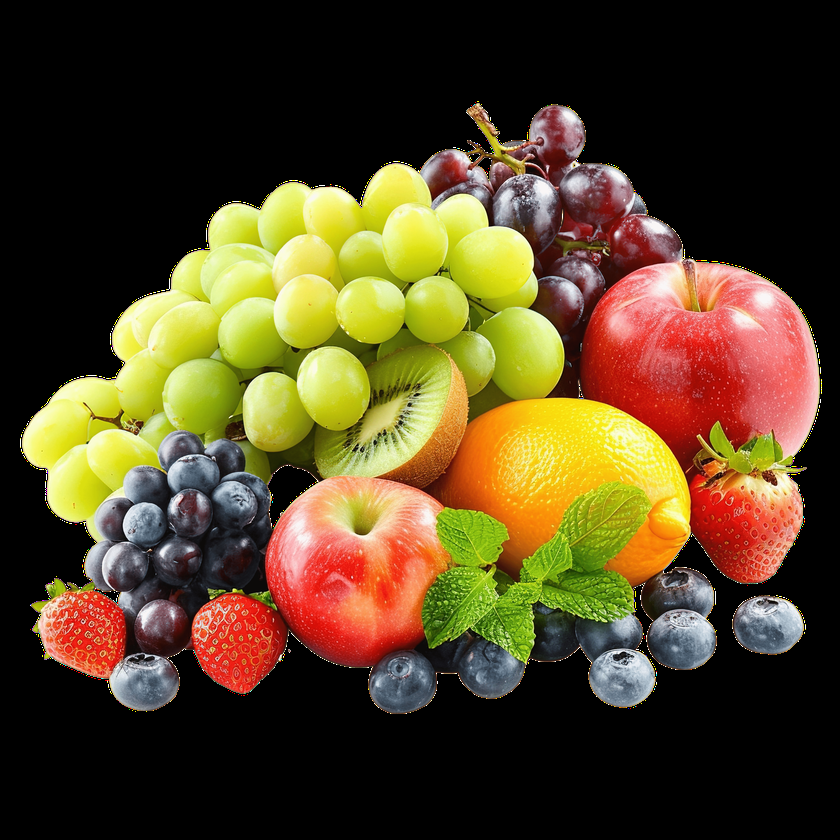
#> input picture OpenCV/fruits.png, 840 x 840 px, shrunk from 4096 x 4096 before the run, found by its file name
$ jupyter execute 'Lec 6- Flipping image.ipynb'
#> lines starting #> are read from the running program, lines starting #| are printed output that depends on the picture
## Flipping an image

[cell 1]
import cv2
img=cv2.imread('/Users/priyanshugupta/Desktop/OpenCV/fruits.png')
#> img is the input picture: shape (840, 840, 3); mean B, G, R 35.6, 67.8, 84.4
img.shape
#> Out = (840, 840, 3)

[cell 2]
## flip codes: 0 ,1 and -1

## 0 -> vertical flipping
## 1 -> horizontal flipping
## -1-> combination of horizontal and vertical flipping
img_flip=cv2.flip(img,0)
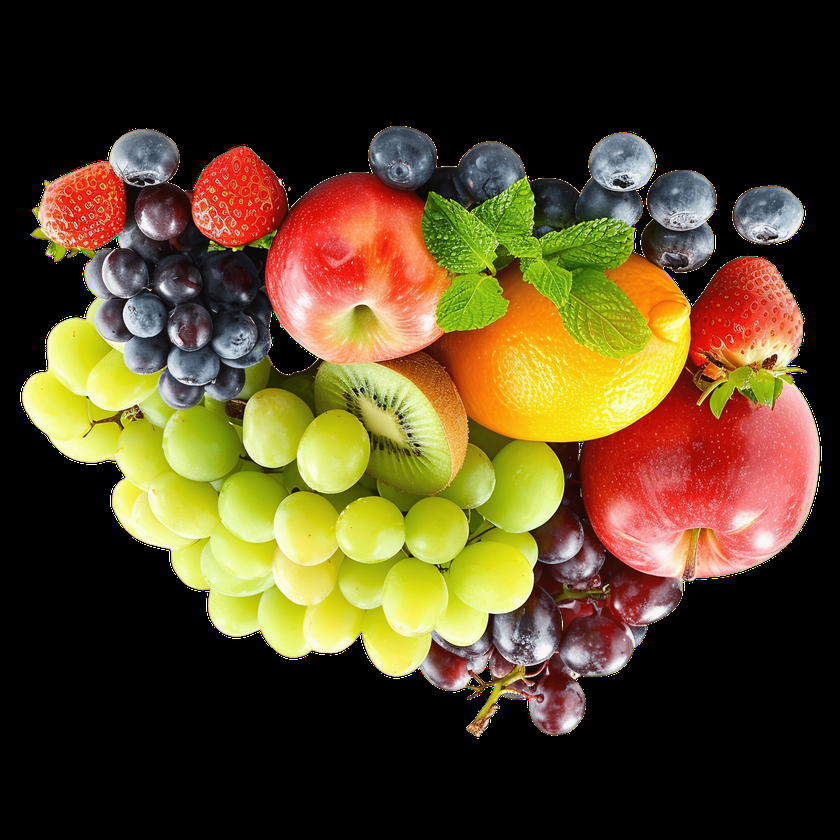
#> img_flip: shape (840, 840, 3); mean B, G, R 35.6, 67.8, 84.4
cv2.imshow('window',img_flip)
cv2.waitKey(19)

[cell 3]
img_flip=cv2.flip(img,1)
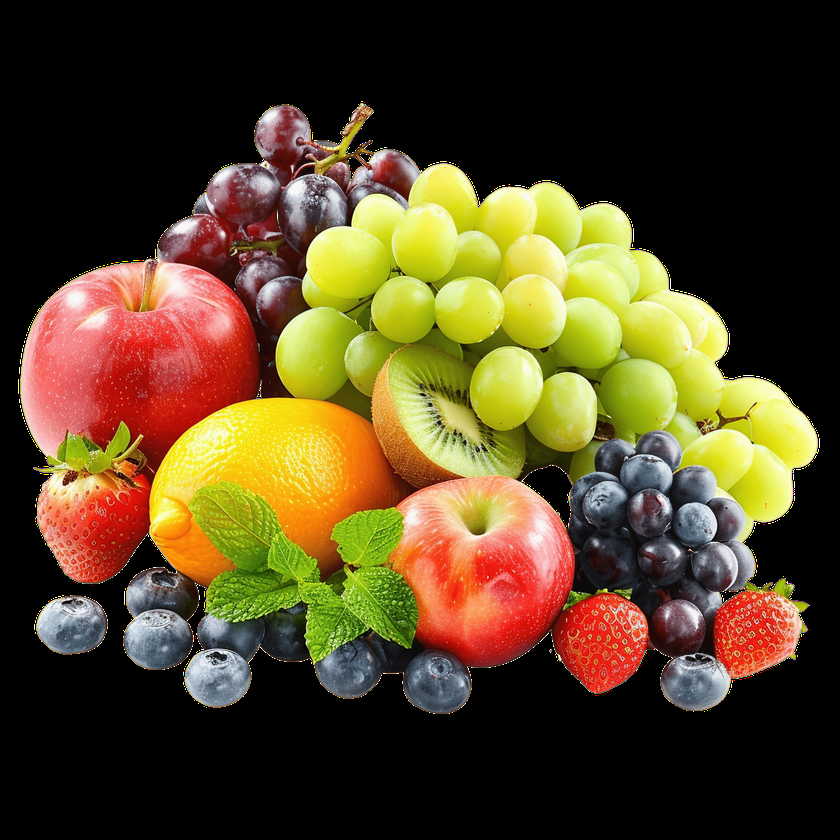
#> img_flip: shape (840, 840, 3); mean B, G, R 35.6, 67.8, 84.4
cv2.imshow('window',img_flip)
cv2.waitKey(19)

[cell 4]
img_flip=cv2.flip(img,-1)
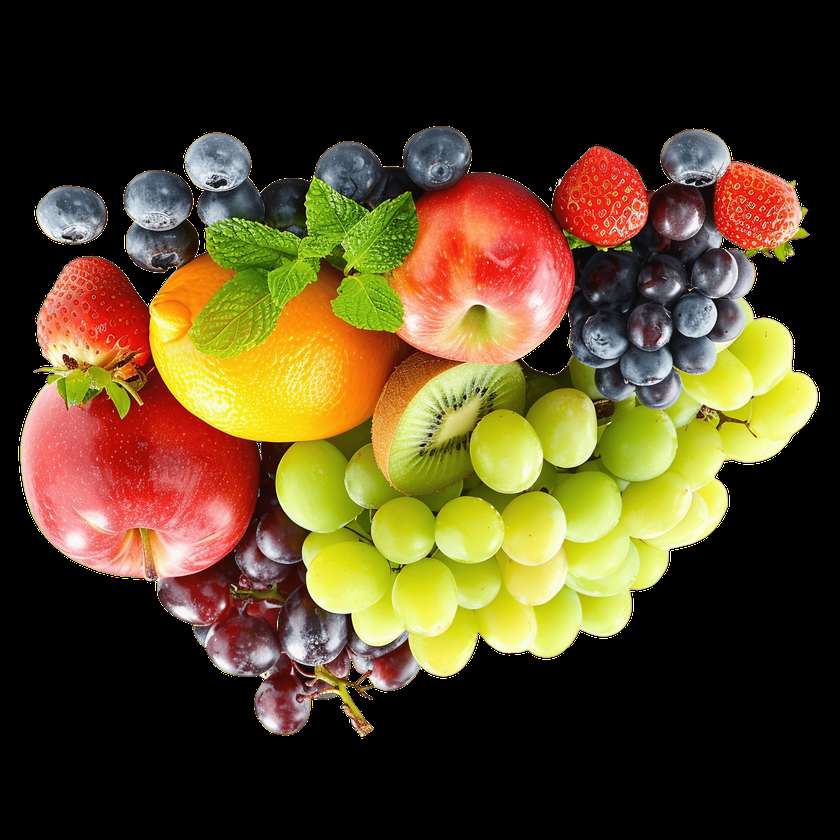
#> img_flip: shape (840, 840, 3); mean B, G, R 35.6, 67.8, 84.4
cv2.imshow('window',img_flip)
cv2.waitKey(19)

$ run again, with OpenCV/airplane.png copied over OpenCV/fruits.png
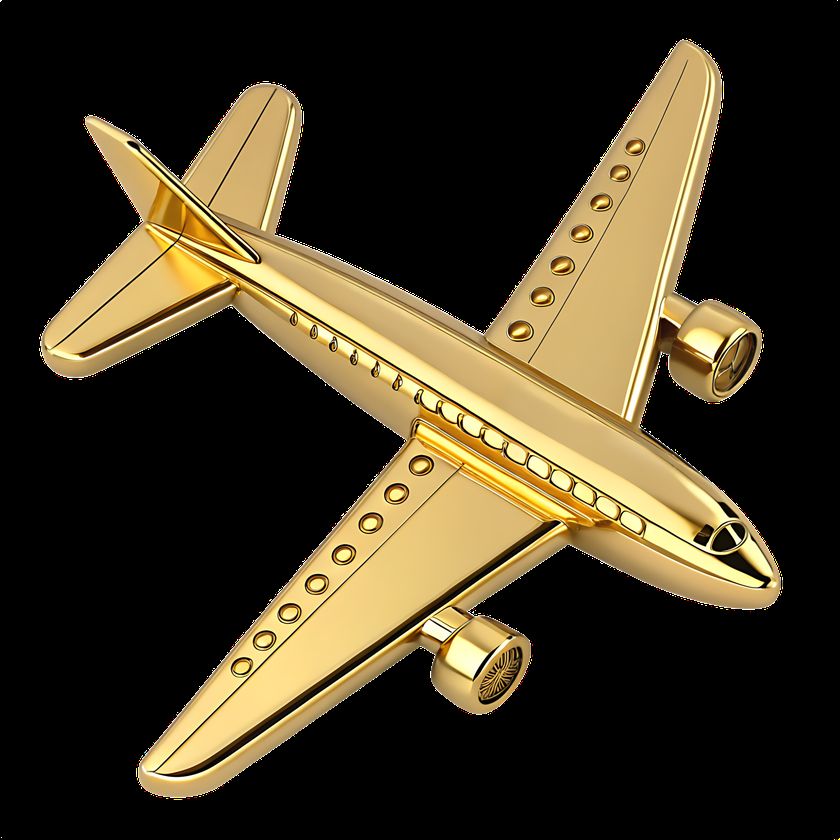
#> input picture OpenCV/airplane.png, 840 x 840 px, shrunk from 3072 x 3072 before the run, found by its file name
#> img is the input picture: shape (840, 840, 3); mean B, G, R 34, 55, 64.7
#> `img_flip=cv2.flip(img,1)`:
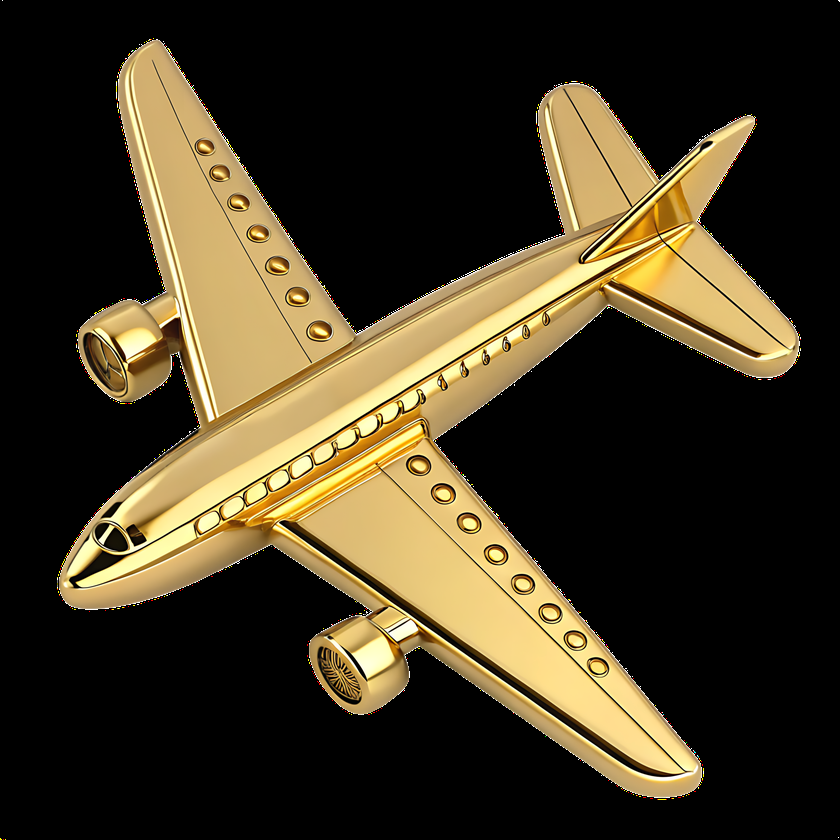
#> img_flip: shape (840, 840, 3); mean B, G, R 34, 55, 64.7
#> `img_flip=cv2.flip(img,-1)`:
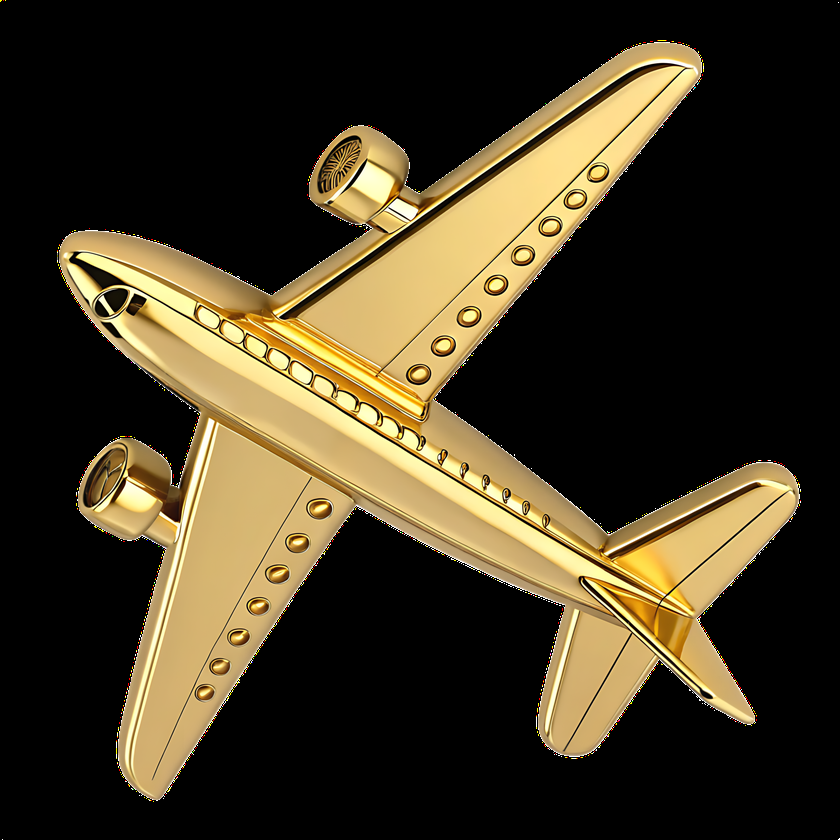
#> img_flip: shape (840, 840, 3); mean B, G, R 34, 55, 64.7
